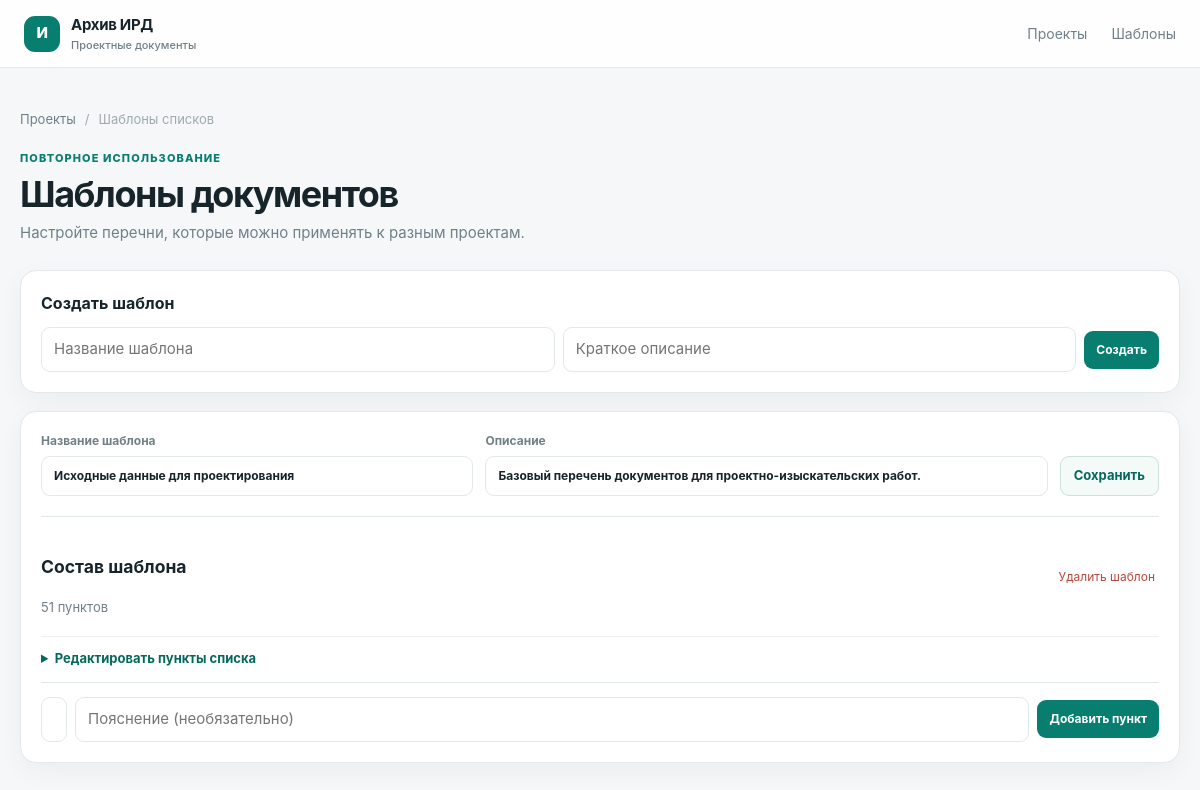
Page /templates on the committed database.
### tables this page shows
CREATE TABLE checklist_templates (
    id INTEGER PRIMARY KEY AUTOINCREMENT,
    name TEXT NOT NULL UNIQUE,
    description TEXT NOT NULL DEFAULT '',
    created_at TEXT NOT NULL DEFAULT CURRENT_TIMESTAMP,
    updated_at TEXT NOT NULL DEFAULT CURRENT_TIMESTAMP
);

### app/web/routes.py (the view)
@bp.get("/templates")
def manage_templates():
    repo = ChecklistRepository()
    templates = [{"template": row, "items": repo.list_template_items(row["id"])} for row in repo.list_templates()]
    return render_template("templates.html", templates=templates)

### app/database.py (called while the page is built)
def get_db() -> sqlite3.Connection:
    if "db" not in g:
        g.db = sqlite3.connect(current_app.config["DATABASE_PATH"])
        g.db.row_factory = sqlite3.Row
        g.db.execute("PRAGMA foreign_keys = ON")
    return g.db

### app/repositories.py (called while the page is built)
    def list_templates(self) -> list[Row]:
        return list(
            get_db().execute(
                "SELECT * FROM checklist_templates ORDER BY name COLLATE NOCASE"
            )
        )

    def list_template_items(self, template_id: int) -> list[Row]:
        return list(
            get_db().execute(
                "SELECT * FROM checklist_template_items WHERE template_id = ? ORDER BY sort_order, id",
                (template_id,),
            )
        )

### app/templates/templates.html (shortened to what this page needs)
{% extends "base.html" %}
{% block content %}
<div class="breadcrumbs"><a href="{{ url_for('web.index') }}">Проекты</a><span>/</span><span>Шаблоны списков</span></div>
<section class="page-heading"><div><p class="eyebrow">ПОВТОРНОЕ ИСПОЛЬЗОВАНИЕ</p><h1>Шаблоны документов</h1><p class="subheading">Настройте перечни, которые можно применять к разным проектам.</p></div></section>
<section class="panel create-template"><h2>Создать шаблон</h2><form action="{{ url_for('web.create_template') }}" method="post" class="inline-form"><input type="hidden" name="csrf_token" value="{{ csrf_token() }}"><input name="name" placeholder="Название шаблона" required><input name="description" placeholder="Краткое описание"><button type="submit">Создать</button></form></section>
<div class="template-list">{% for entry in templates %}<section class="panel template-card" id="template-{{ entry.template.id }}"><form action="{{ url_for('web.update_template', template_id=entry.template.id) }}" method="post" class="template-header"><label><span>Название шаблона</span><input name="name" value="{{ entry.template.name }}" required></label><label><span>Описание</span><input name="description" value="{{ entry.template.description }}"></label><button class="secondary-button" type="submit">Сохранить</button></form><div class="section-title"><div><h3>Состав шаблона</h3><p>{{ entry['items']|length }} пунктов</p></div><form action="{{ url_for('web.delete_template', template_id=entry.template.id) }}" method="post" onsubmit="return confirm('Удалить шаблон? Списки уже созданных проектов сохранятся.');"><button class="text-danger" type="submit">Удалить шаблон</button></form></div><details class="template-edit-list"><summary>Редактировать пункты списка</summary></details><form action="{{ url_for('web.add_template_item', template_id=entry.template.id) }}" method="post" class="inline-form add-item"><input name="title" placeholder="Добавить документ в шаблон" required><input name="description" placeholder="Пояснение (необязательно)"><button class="secondary-button" type="submit">Добавить пункт</button></form></section>{% else %}<div class="empty-state"><h3>Шаблонов пока нет</h3><p>Создайте первый перечень выше.</p></div>{% endfor %}</div>
{% endblock %}

### app/static/styles.css (style rules this page uses)
:root { color-scheme:light;--bg:#f5f7f8;--panel:#fff;--line:#e3e8ea;--text:#17252a;--muted:#718087;--accent:#087e70;--accent-dark:#05685c;--soft:#e8f4f1;--danger:#b5473b;--warning:#a96713;--shadow:0 8px 26px rgba(21,42,45,.045) }
* { box-sizing:border-box }
body { margin:0;background:var(--bg);color:var(--text);font-family:Inter,-apple-system,BlinkMacSystemFont,"Segoe UI",sans-serif;font-size:15px;line-height:1.5 }
a { color:var(--accent-dark) }
button,input,textarea,select { font:inherit }
button { cursor:pointer }
.page-heading { margin-bottom:26px }
.eyebrow { margin:0 0 8px;color:var(--accent);font-size:11px;font-weight:800;letter-spacing:.1em }
.page-heading h1,.project-overview h1,.document-head h1 { margin:0;font-size:clamp(26px,3.2vw,36px);letter-spacing:-.04em;line-height:1.16 }
.subheading,.section-title p { color:var(--muted);margin:6px 0 0 }
.panel { background:var(--panel);border:1px solid var(--line);border-radius:16px;box-shadow:var(--shadow) }
.section-title { display:flex;align-items:center;justify-content:space-between;gap:20px;margin-bottom:18px }
.section-title>div { min-width:0 }
.section-title p { font-size:13px }
.stack-form label,.template-header label { display:grid;gap:6px;color:var(--muted);font-size:12px;font-weight:650 }
.stack-form input,.stack-form textarea,.stack-form select,.template-header input,.inline-form input,.inline-form select,.checklist-row select,.template-item input { width:100%;min-width:0;border:1px solid var(--line);border-radius:9px;padding:10px 12px;background:#fff;color:var(--text);outline:none }
.stack-form button,.inline-form button { min-height:42px;border:0;border-radius:9px;background:var(--accent);color:#fff;font-weight:700;padding:10px 16px }
.quiet-button,.text-danger { border:0;background:none;color:var(--muted);font-size:12px;padding:4px }
.text-danger { color:var(--danger) }
.secondary-button { display:inline-flex;align-items:center;justify-content:center;min-height:38px;border:1px solid #cce1dc;border-radius:9px;padding:8px 13px;background:#f3faf8;color:var(--accent-dark);font-size:13px;font-weight:700;text-decoration:none;white-space:nowrap }
.breadcrumbs { display:flex;gap:9px;margin-bottom:20px;color:#a0aaae;font-size:13px }
.breadcrumbs a { color:var(--muted);text-decoration:none }
.inline-form { display:flex;gap:8px;align-items:center }
.inline-form select,.inline-form input { min-height:38px }
.inline-form button { min-height:38px;font-size:12px;padding:8px 12px }
.template-list { display:grid;gap:16px;margin-top:18px }
.create-template,.template-card { padding:20px }
.create-template h2 { margin:0 0 12px;font-size:16px }
.template-header { display:grid;grid-template-columns:1fr 1.3fr auto;gap:12px;align-items:end;padding-bottom:20px;border-bottom:1px solid var(--line) }
.template-header .secondary-button { height:40px }
.template-card>.section-title { margin-top:20px }
.add-item { margin-top:14px;padding-top:14px;border-top:1px solid var(--line) }
.add-item input:nth-of-type(2) { flex:1 }
.template-card>.section-title form { margin:0 }
.template-card .section-title .text-danger { font-size:12px }
.template-edit-list { border-top:1px solid #edf0f1;padding-top:12px }
.template-edit-list>summary { width:max-content;cursor:pointer;color:var(--accent-dark);font-size:13px;font-weight:650 }

### rows in the picture
checklist_templates: name "Исходные данные для проектирования", description "Базовый перечень документов для проектно-изыскательских работ."

### other values in the picture
{{ entry['items']|length }} "51"
